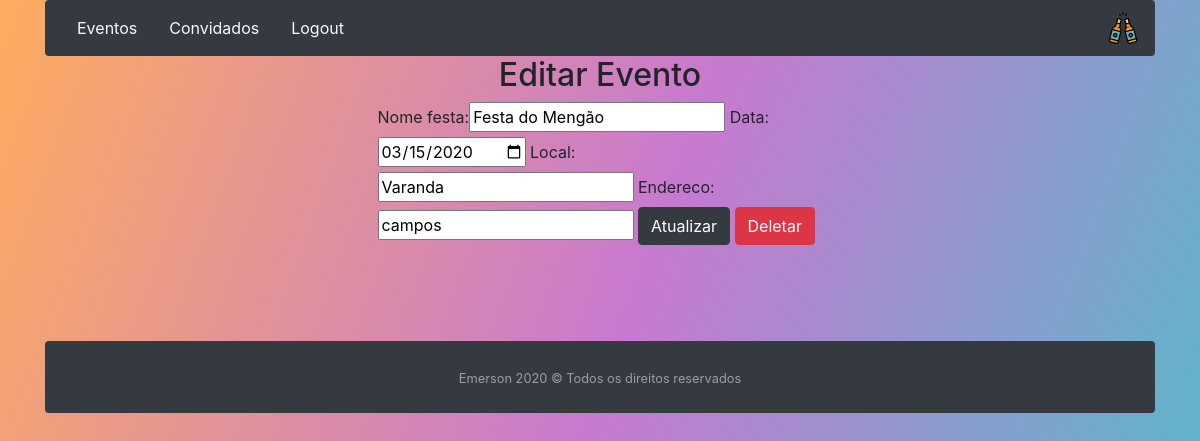
/eventos/update/1 (signed in), run on an earlier commit of the app's database.
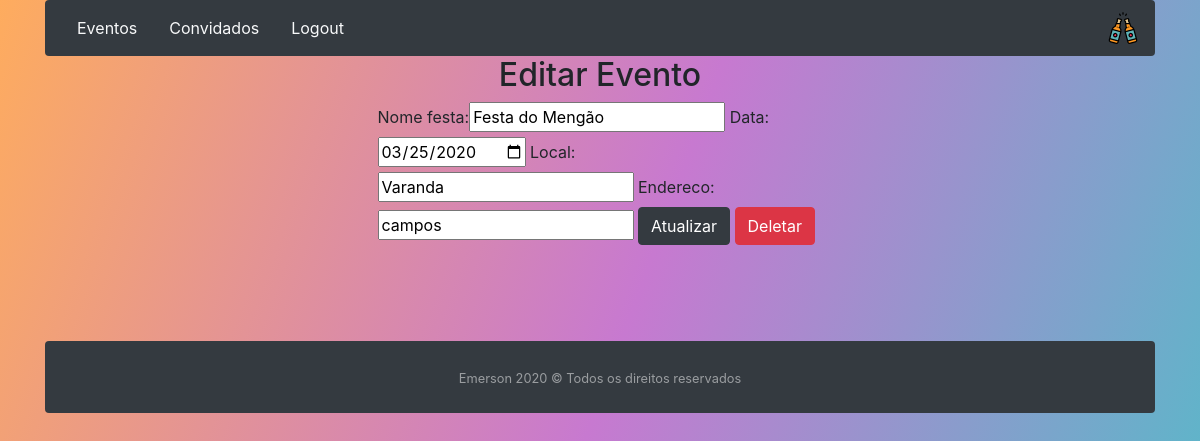
And on a later commit of the database.
### evento/models.py (models this page shows, shortened)
class Evento(models.Model):
    user = models.ForeignKey(settings.AUTH_USER_MODEL, default=1, on_delete=models.CASCADE)
    nome_festa = models.CharField(max_length=150)
    data = models.DateField()
    local = models.CharField(max_length=150)
    endereco = models.CharField(max_length=200)

### evento/views.py (the view)
# urls.py: path('update/<id>', updateEvento, name='updateEvento'),
@login_required()
def updateEvento(request, id):
    evento = Evento.objects.get(id=id)
    form = EventoForm(request.POST or None, instance=evento)
    if request.method == 'POST':
        if form.is_valid():
            instance = form.save(commit=False)
            instance.user = request.user
            instance.save()
            return redirect('eventos')
    else:
        return render(request, 'evento/updateEvento.html', {'evento': evento, 'form': form})

### evento/forms.py
class EventoForm(ModelForm):
    class Meta:
        model= Evento
        fields = '__all__'
        widgets = {'user': forms.HiddenInput(), 'data':DateInput()}

### evento/templates/evento/updateEvento.html (shortened to what this page needs)
{%extends 'evento/base.html'%}
{%load bootstrap%}
{%load static%}
{%block menu%}
<nav class="navbar navbar-dark bg-dark rounded">
    <ul class="nav">
      <li class="nav-item">
        <a class="nav-link text-light bg-dark" href="{%url 'eventos'%}">Eventos</a>
      </li>
      <li class="nav-item">
        <a class="nav-link active text-light bg-dark" href="{%url 'convidados'%}">Convidados</a>
      </li>
      <li class="nav-item">
         <a class="nav-link text-light bg-dark" href="{%url 'logout'%}" >Logout</a>
      </li>
    </ul>
    <div>
        <img src="{% static '/img/cerveja.png'%}">
    </div>
</nav>
{%endblock %}
{%block main%}
<div class="row justify-content-md-center">
    <div class="col-lg-5">
        <h2 align="center">Editar Evento</h2>
        <form action= "{% url 'updateEvento' evento.id %}" method ="POST">
            {{form|bootstrap}}
            <button type="submit" class="btn btn-dark">Atualizar</button>
            <a href="{%url 'deleteEvento' evento.id %}" class="btn btn-danger">Deletar</a>
        </form>
        <br><br><br><br>
    </div>
</div>
{%endblock%}

What changed in the data, as far as the page shows it:
changed Evento "Festa do Mengão": data "03/15/2020" → "03/25/2020"
